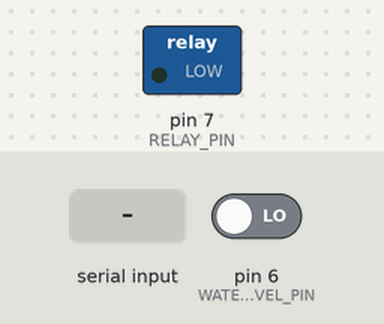
Recording of a sketch running on a simulated Arduino Uno, built with avr-gcc and run on an emulated ATmega328P. Shown: switched loads named in the sketch (green lamp = pin HIGH). Inputs (shaded band) come from the test bench; at power-on: pin 6 (WATER_LEVEL_PIN) LOW. The modem accepts every AT command (registered, SIM ready, sends succeed) and sends nothing else; what the sketch prints to the serial monitor is not drawn.

Above: at 0.1 s.
At 14.4 s:
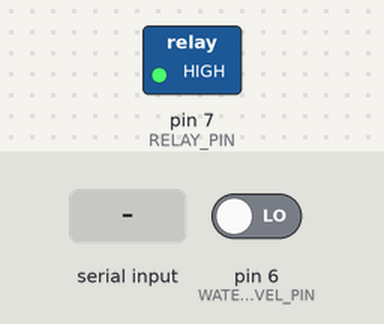
14.5 s: "ERROR" received over the second serial link
17.0 s: "1" received over the second serial link
19.5 s: "OK" received over the second serial link
Timing chart, 0 to 22.5 s (numbered marks = the images above; inputs shaded):
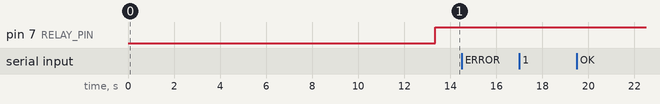

Measured:
- after the input at 14.5 s, every drawn part: stays the same
- after the input at 17.0 s, every drawn part: stays the same
- after the input at 19.5 s, every drawn part: stays the same

The sketch:

smartiri.ino
```cpp
#include <SoftwareSerial.h>

// Define pins
#define MOISTURE_SENSOR_PIN A1
#define WATER_LEVEL_PIN 6
#define RELAY_PIN 7

SoftwareSerial sim(9, 8); // RX, TX pins for GSM module/.//

int moistureLevel = 0; // Variable to store moisture level
bool waterLevelLow = false;

String number = "+254782819981"; // Change this to your phone number

void setup() {
  Serial.begin(9600);
  sim.begin(9600);

  pinMode(MOISTURE_SENSOR_PIN, INPUT);
  pinMode(WATER_LEVEL_PIN, INPUT);
  pinMode(RELAY_PIN, OUTPUT);

  delay(3000); // Allow GSM module to initialize

  Serial.println("✅ System Started...");
  sendMessage("Smart Irrigation System Initialized");
}

void loop() {
  // Read moisture level
  moistureLevel = analogRead(MOISTURE_SENSOR_PIN);
  waterLevelLow = digitalRead(WATER_LEVEL_PIN) == LOW; // LOW means water level is low

  // Print moisture and water level status
  Serial.print("🌱 Moisture Level: ");
  Serial.println(moistureLevel);

  Serial.print("💧 Water Level State: ");
  Serial.println(waterLevelLow ? "LOW (Refill Needed)" : "OK");

  // Check if moisture is low
  if (moistureLevel < 600) {
    digitalWrite(RELAY_PIN, HIGH);  // Turn on the pump
    Serial.println("🚰 Pump Status: ON");
        sendMessage("Moisture is sufficient, pump is OFF.");
//    sendMessage("Moisture is low, pump is ON.");
  } else {
    digitalWrite(RELAY_PIN, LOW);   // Turn off the pump
    Serial.println("🚰 Pump Status: OFF");
 //   sendMessage("Moisture is sufficient, pump is OFF.");
     sendMessage("Moisture is low, pump is ON.");

  }

  // Check if water level is low
  if (waterLevelLow) {
    Serial.println("⚠️ ALERT: Water Level is LOW!");
    sendMessage("Warning: Water level is low.");
  }

  delay(1000); // Check every 5 seconds
}

void sendMessage(String message) {
  Serial.println("📨 Sending SMS...");

  sim.println("AT");
  delay(1000);
  checkResponse("AT");  // Check response from GSM module

  sim.println("AT+CMGF=1");  // Set SMS mode
  delay(1000);
  checkResponse("AT+CMGF=1");

  Serial.println("📲 Setting mobile number...");
  sim.println("AT+CMGS=\"" + number + "\"\r");
  delay(1000);
  checkResponse("AT+CMGS");

  Serial.println("✉️ Sending Message: " + message);
  sim.println(message);
  delay(100);
  sim.println((char)26); // ASCII code for CTRL+Z
  delay(3000);
  checkResponse("Message Sent");
}

void checkResponse(String command) {
  String response = sim.readString();
  Serial.print("🔍 GSM Response to ");
  Serial.print(command);
  Serial.print(": ");
  Serial.println(response);

  if (response.indexOf("OK") != -1) {
    Serial.println("✅ Success");
  } else if (response.indexOf("ERROR") != -1) {
    Serial.println("❌ ERROR: GSM module returned an error!");
  } else if (response.length() == 0) {
    Serial.println("⚠️ No response! Check GSM module power and wiring.");
  } else {
    Serial.println("⚠️ Unexpected response: " + response);
  }
}
```
